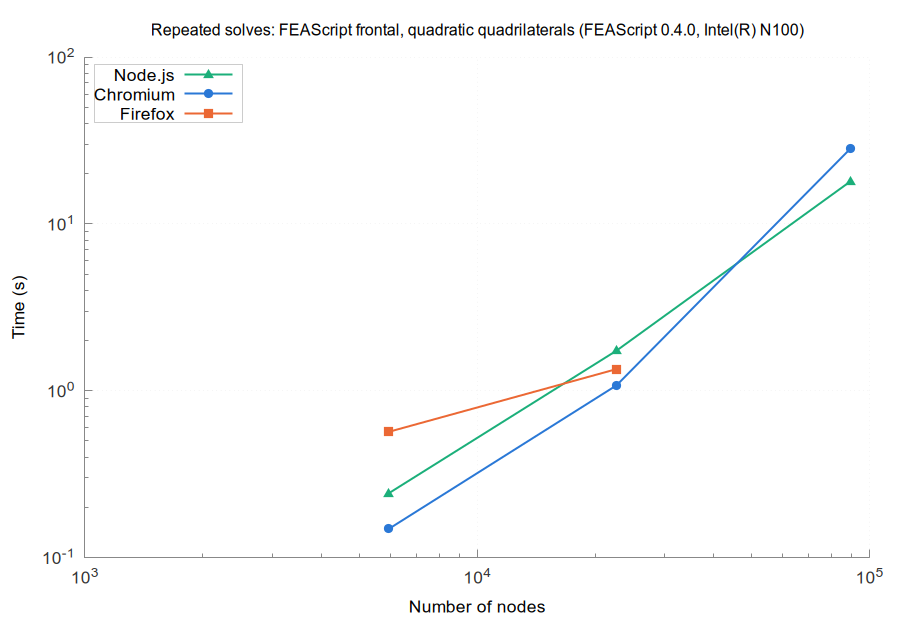

Reproduce this figure in gnuplot.
set terminal pngcairo size 900,620 font 'Arial,13'
set border 3 lc rgb '#888888'; set tics nomirror tc rgb '#333333'
set grid lc rgb '#e6e6e6' lw 1; set key top left box lc rgb '#cccccc' opaque
set logscale xy; set format y '10^{%L}'; set format x '10^{%L}'
set output 'browsers_FEAScript_frontal_quadratic_quadrilaterals_repeated.png'
set title 'Repeated solves: FEAScript frontal, quadratic quadrilaterals (FEAScript 0.4.0, Intel(R) N100)' font 'Arial,12'
set xlabel 'Number of nodes'
set ylabel 'Time (s)'
plot 'browsers_FEAScript_frontal_quadratic_quadrilaterals_repeated_node.dat' u 1:2 w lp lw 2 pt 9 ps 1.2 lc rgb '#1baf7a' t 'Node.js', \
     'browsers_FEAScript_frontal_quadratic_quadrilaterals_repeated_chromium.dat' u 1:2 w lp lw 2 pt 7 ps 1.2 lc rgb '#2a78d6' t 'Chromium', \
     'browsers_FEAScript_frontal_quadratic_quadrilaterals_repeated_firefox.dat' u 1:2 w lp lw 2 pt 5 ps 1.2 lc rgb '#eb6834' t 'Firefox'
